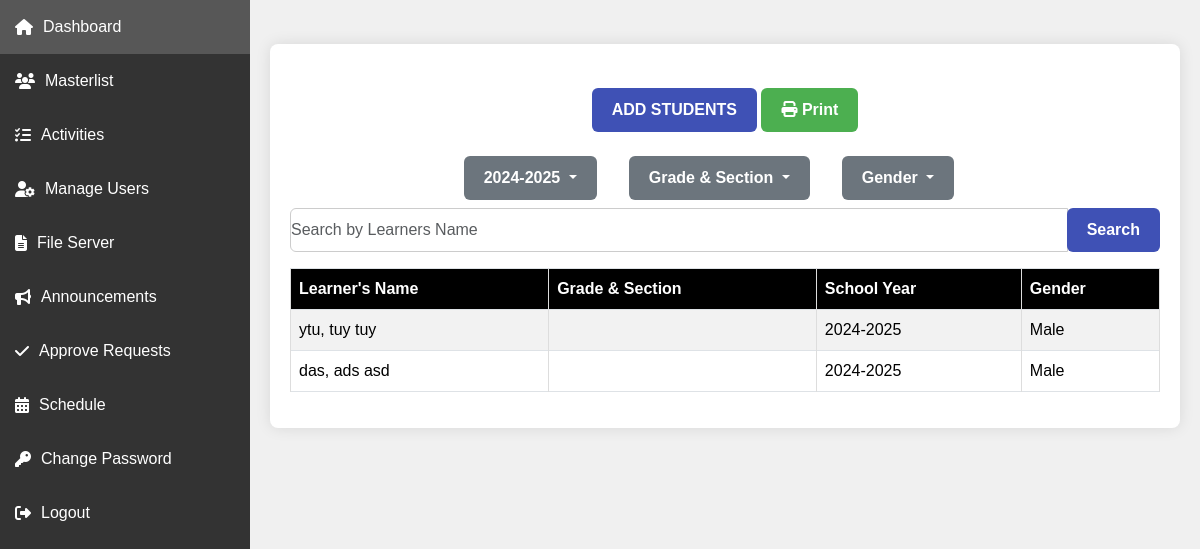
The app's page /crud/admincrud.php?school_year=2024-2025 (signed in), older data.
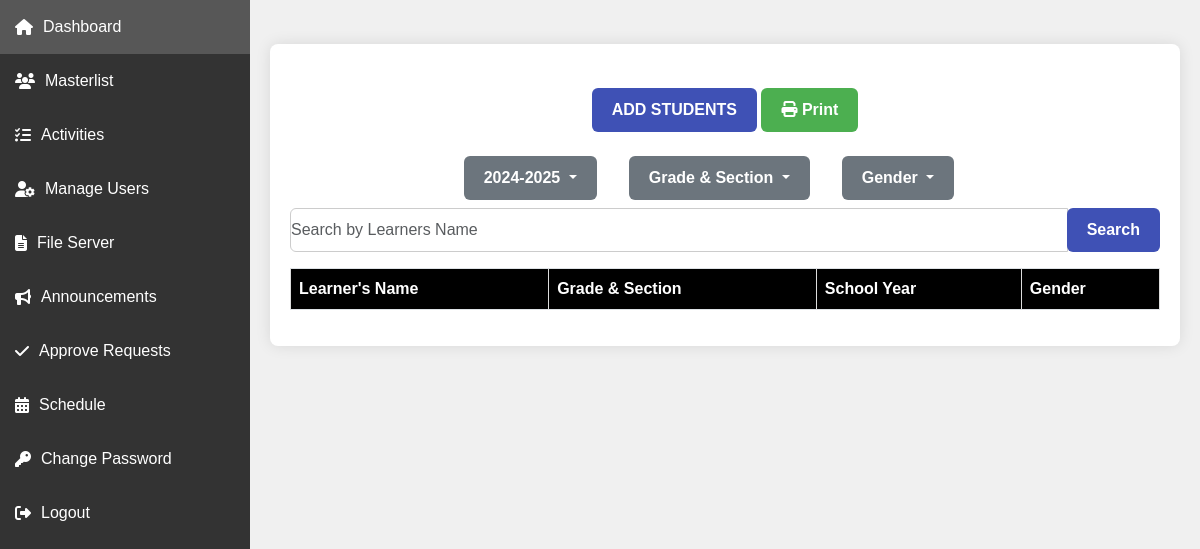
The same page, newer data.
### tables this page shows
CREATE TABLE `students` (
  `id` int(11) NOT NULL,
  `learners_name` varchar(255) DEFAULT NULL,
  `school_year` varchar(20) DEFAULT NULL,
  `gender` enum('Male','Female') DEFAULT NULL,
  `grade & section` varchar(36) NOT NULL,
  `datetime_added` datetime DEFAULT current_timestamp(),
  `user_id` int(11) DEFAULT NULL,
  `quarter` enum('1st','2nd','3rd','4th') DEFAULT NULL
);

### crud/admincrud.php (the view, shortened to what this page needs)
<?php
include('headerforadmincrud.php');
include("../LoginRegisterAuthentication/connection.php");
?>
<br>
<div class="box1">
    <button class="btn btn-primary" data-toggle="modal" data-target="#exampleModal">ADD STUDENTS</button>
    <button class="btn btn-success" onclick="printPage()">
    <i class="fas fa-print"></i> Print</button>
</div>
<form method="GET" action="" class="mb-3">
    <div class="d-flex flex-wrap justify-content-center align-items-center">
<div class="dropdown mb-2 mr-2">
    <button class="btn btn-secondary dropdown-toggle" type="button" id="schoolYearDropdown" data-bs-toggle="dropdown" aria-expanded="false">
        <?php echo isset($_GET['school_year']) && $_GET['school_year'] ? $_GET['school_year'] : 'School Year'; ?>
    </button>
</div>
        <div class="dropdown mb-2 mr-2">
    <button class="btn btn-secondary dropdown-toggle" type="button" id="sectionDropdown" data-bs-toggle="dropdown" aria-expanded="false">
        <?php echo isset($_GET['section']) && $_GET['section'] ? $_GET['section'] : 'Grade & Section'; ?>
    </button>
</div>
        <div class="dropdown mb-2 mr-2">
            <button class="btn btn-secondary dropdown-toggle" type="button" id="genderDropdown" data-bs-toggle="dropdown" aria-expanded="false">
                <?php echo isset($_GET['gender']) && $_GET['gender'] ? $_GET['gender'] : 'Gender'; ?>
            </button>
        </div>
        <div class="input-group">
            <input type="text" name="search" class="form-control" placeholder="Search by Learners Name" value="<?php echo isset($_GET['search']) ? $_GET['search'] : ''; ?>">
            <div class="input-group-append">
                <input type="submit" class="btn btn-primary" value="Search">
            </div>
        </div>
    </div>
</form>
<div class="table-responsive">
    <table class="table table-hover table-bordered table-striped">
        <thead>
            <tr>
                <th class="black">Learner's Name</th>
                <th class="black">Grade & Section</th>
                <th class="black">School Year</th>
                <th class="black">Gender</th>
            </tr>
        </thead>
        <tbody>
        <?php
        $school_year = isset($_GET['school_year']) ? $_GET['school_year'] : '';
        $query = "SELECT * FROM students WHERE 1=1";
        if ($school_year) {
            $query .= " AND school_year = '$school_year'";
        }
        $query .= " ORDER BY id DESC";
        $result = mysqli_query($connection, $query);
        if (!$result) {
            die("Query failed: " . mysqli_error($connection));
        } else {
            while ($row = mysqli_fetch_assoc($result)) {
                ?>
                <tr>
                    <td><?php echo htmlspecialchars($row['learners_name']); ?></td>
                    <td><?php echo htmlspecialchars($row['grade'] . ' ' . $row['section']); ?></td>
                    <td><?php echo htmlspecialchars($row['school_year']); ?></td>
                    <td><?php echo htmlspecialchars($row['gender']); ?></td>
                </tr>
                <?php
            }
        }
        ?>
        </tbody>
    </table>
</div>

### crud/headerforadmincrud.php (shortened to what this page needs)
<!DOCTYPE html>
<html lang="en">
<head>
    <link href="https://cdn.jsdelivr.net/npm/bootstrap@5.3.3/dist/css/bootstrap.min.css" rel="stylesheet">
    <link href="https://cdnjs.cloudflare.com/ajax/libs/font-awesome/6.1.1/css/all.min.css" rel="stylesheet">
</head>
<body>
  ../Home/
    <div class="sidebar">
        <a href="../Home/adminhomepage.php">
            <i class="fas fa-home"></i>
            <span>Dashboard</span>
        </a>
        <a href="../crud/admincrud.php">
            <i class="fas fa-users"></i>
            <span>Masterlist</span>
        </a>
        <a href="../Home/view_activities.php">
            <i class="fas fa-tasks"></i>
            <span>Activities</span>
        </a>
        <a href="../Home/manage_user.php">
            <i class="fas fa-user-cog"></i>
            <span>Manage Users</span>
        </a>
        <a href="../Home/admin_file_server.php">
            <i class="fas fa-file-alt"></i>
            <span>File Server</span>
        </a>
        <a href="../Home/announcements.php">
        <i class="fas fa-bullhorn"></i>
        <span>Announcements</span>
    </a>
    <a href="../Home/adminpendingrequestapproval.php">
        <i class="fas fa-check"></i>
        <span>Approve Requests</span>
    </a>
        <a href="../Home/adminschedule.php">
            <i class="fas fa-calendar-alt"></i>
            <span>Schedule</span>
        </a>
        <a href="../Home/adminmanageaccount.php">
    <i class="fas fa-key"></i>
    <span>Change Password</span>
        </a>
        <a href="../Home/logout.php">
            <i class="fas fa-sign-out-alt"></i>
            <span>Logout</span>
        </a>
    </div>
    <div class="main-content">
        <div class="dashboard-header">

### crud/headerforadmincrud.php (style rules this page uses)
body { font-family: 'Poppins', sans-serif; background-color: #f5f5f5; }
.sidebar { width: 60px; background-color: #333; height: 100%; position: fixed; top: 0; left: 0; transition: width 0.3s; overflow-x: hidden; white-space: nowrap; }
.sidebar a { color: #fff; padding: 15px; display: flex; align-items: center; text-decoration: none; transition: background 0.3s; }
.sidebar a span { display: none; margin-left: 10px; }
.main-content { margin-left: 60px; padding: 20px; transition: margin-left 0.3s, width 0.3s; }
.dashboard-header { background-color: #fff; padding: 20px; border-radius: 8px; box-shadow: 0 0 15px rgba(0, 0, 0, 0.1); text-align: center; }
.mb-3 { justify-content: 20px; }
.dropdown { margin-right: 10px; }
.d-flex .dropdown { margin-right: 2rem; }
.table-responsive .table thead th.black { background-color: black; color: white; }

### crud/admincrud.php (style rules this page uses)
body { font-family: Arial, sans-serif; background-color: #f0f0f0; }
.btn { padding: 10px 20px; margin-bottom: px; font-weight: bold; border: none; cursor: pointer; }
.btn-primary { background-color: #3f51b5; color: white; }
.btn-success { background-color: #4CAF50; color: white; }
table { width: 100%; border-collapse: collapse; background-color: #fff; }
th, td { border: 1px solid #ddd; text-align: left; padding: 8px; }
th { background-color: #3f51b5; color: white; font-weight: bold; }
input[type="text"] { padding: 0px; width: 80%; border: 1px solid #ccc; }
.input-group-append input[type="submit"] { background-color: #3f51b5; color: white; padding: 10px 20px; border: none; }

Row changes from the older to the newer data that the page shows:
removed students: learners_name "ytu, tuy tuy", school_year "2024-2025", gender "Male"
removed students: learners_name "das, ads asd", school_year "2024-2025", gender "Male"
